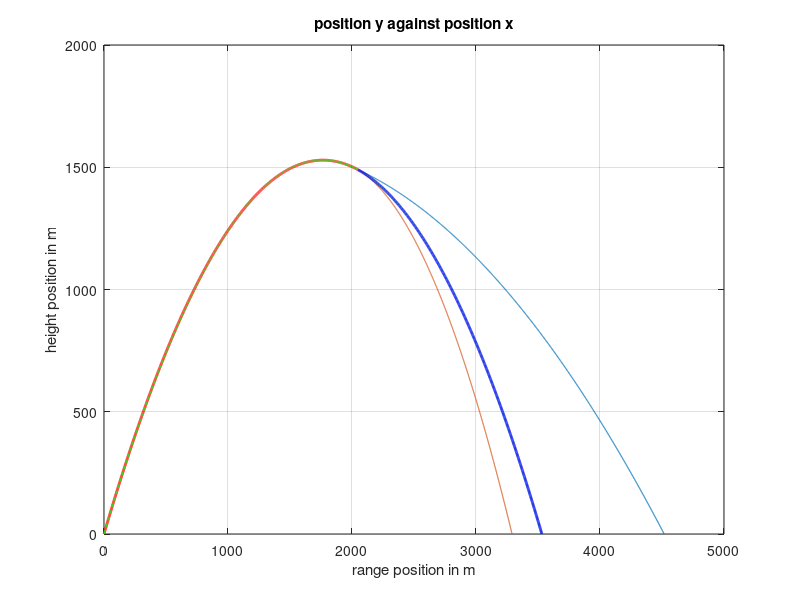

This figure's MATLAB source: (Note: this script raises an error after producing the figure.)
%% This program simulates and calculates the centre of mass of a bomb following a projectile motion
% In this program it is assumed that the bomb starts at on piece and then
% explodes into multiple fragments
clear ; clc; %clear previous program
%% Setting up paremters
M = 100; % the mass in kg
theta = pi/3; % the angle that the bomb starts at in deg
speed = 200; % the initial speed of the bomb in m/s
x_speed = speed*cos(theta) ; % x component of the speed
y_speed = speed*sin(theta) ; % y component of the speed
v = [x_speed, y_speed];
g = 9.81; % the acceleraton of gravity in m+/s^2
y_at_peak = y_speed^2/(2*g);
time_at_peak = y_speed/g;
x_at_peak = x_speed*time_at_peak;

%range of explosion is between quarter and three-quarters through
%doing this here because we need speed and position right before explosion
% explosion_time = time_at_peak + rand*time_at_peak*0.5;
explosion_time = time_at_peak*0.5 +rand*time_at_peak;
velocity_pre_explosion = [x_speed,0];
explosion_position = [0, 0];
%% the trajectory of the bomb
tau = 0.01; %timestep
Nsteps = ceil((2*time_at_peak)/tau); % number of steps
explosion_step = ceil(explosion_time/tau);
x_position = zeros(1, Nsteps+1);
y_position = zeros(1, Nsteps+1);
for i=2:Nsteps+1
% now we will update the velocity and the position since the acceleration
% is constant
    t = i*tau ; % current time
% from the kinematic equations
    x_position(i) = x_speed*t ; % x = xo +v(ox)t 
    y_position(i) = y_speed*t - 0.5*g*t^2 ; % y = yo + v(oy)t-gt^2/2
    if i == explosion_step
        velocity_pre_explosion(2) = y_speed - g*t;
        explosion_position = [x_position(i), y_position(i)];
    end
    if y_position(i) < 0 %to counter error due to rounding
        y_position(i) = 0;
        x_position(i) = x_speed*2*time_at_peak;
    end
end
%% plotting 
clf ; % clear and move forward
plot(x_position(1, 1:explosion_step),y_position(1, 1:explosion_step),'r-','LineWidth',2)
grid on
hold on
plot(x_position,y_position,'g--','Linewidth',1.2)
title('position y against position x')
xlabel('range position in m')
ylabel('height position in m')
grid on
hold on

%part 2
%randomise some aspects of explosion
explosion_impulse_time = 0.1;
n_fragments = 2;
fragment_masses = zeros(1, n_fragments);
remaining_mass = M;
for i=1:n_fragments-1
    %largest fragment is less than 60% of remainder, greater than 10%
    %this way we don't have (or 'ignore') minisicule pieces
    fragment_masses(i) = (0.1*remaining_mass) + (0.5*rand*remaining_mass);
    remaining_mass = remaining_mass - fragment_masses(i);
end
fragment_masses(n_fragments) = remaining_mass;

%if each fragment is a circle sector, with sides R = 0.25,
%the angle for each sector is given by
fragment_angles = 2*pi*fragment_masses/M;
%randomising a starting point, relative to the horizontal
explosion_force = 10000 + (rand*5000); %newtons
impulse = explosion_force*explosion_impulse_time;
x_speed_fragments = zeros(1, n_fragments);
y_speed_fragments = zeros(1, n_fragments);
starting_angle = 2*pi*rand; %randomised initially, cimulative
%getting initial velocities, conservation of momentum
for i=1:n_fragments
    
    %the centre of mass of each circle sector with angle gamma, is along
    %the radius starting from gamma/2 (due to symmetry).
    %so, the angle from from the horizontal to the direction each fragment
    %will fly off in is given by
    
    tilda = starting_angle + fragment_angles(i)/2;
    % mv(aft) - mv(bef) = ft
    
    x_speed_fragments(i) = ((impulse * cos(tilda))+ ...
        (fragment_masses(i)*velocity_pre_explosion(1)))/fragment_masses(i);   
    y_speed_fragments(i) = ((impulse * sin(tilda))+ ...
        (fragment_masses(i)*velocity_pre_explosion(2)))/fragment_masses(i);  
    
    starting_angle = starting_angle + fragment_angles(i);
end
%these get extended, in the following loop
fragment_x_positions = zeros(n_fragments, 1);
fragment_y_positions = zeros(n_fragments, 1);

all_midair = ones(1, n_fragments);
reached_ground = 0; %n of fragments that reached ground
midair = true;
frames_to_ground = zeros(1, n_fragments);
k = 0; %while loop counter
while (midair)
    t = tau*k;
    k = k+1;
    for i=1:n_fragments
        fragment_x_positions(i, k) = (x_speed_fragments(i)*t)+explosion_position(1);
        fragment_y_positions(i, k) = ((y_speed_fragments(i)*t)-(0.5*g*t^2))+explosion_position(2);
        if (fragment_y_positions(i, k) < 0) && all_midair(i) 
            all_midair(i) = 0;
            frames_to_ground(i) = k-1;
            reached_ground = reached_ground + 1;
            if (reached_ground == n_fragments)
                midair = false;
                %DO NOT ADD 'BREAK', still need x positions to be set
            end
        end
    end
end

%plotting the trajectory of the peices
for i=1:n_fragments
    plot(fragment_x_positions(i, 1:frames_to_ground(i)), ...
        fragment_y_positions(i, 1:frames_to_ground(i)),'LineWidth',0.8);
    grid on
    hold on
end


centre_of_mass = zeros(2, k);

for j=1:k
    for i=1:n_fragments
        centre_of_mass(1, j) = centre_of_mass(1, j) + (fragment_x_positions(i, j) * fragment_masses(i));
        centre_of_mass(2, j) = centre_of_mass(2, j) + (fragment_y_positions(i, j) * fragment_masses(i));
    end
    if centre_of_mass(2, j) < 0
        frames_to_ground(n_fragments+1) = j-1;
        break
    end
end
centre_of_mass = centre_of_mass/M;

plot(centre_of_mass(1, 1:frames_to_ground(n_fragments+1)), ...
    centre_of_mass(2, 1:frames_to_ground(n_fragments+1)),'b-', 'lineWidth', 2) % plotting the centre of mass trajectory
f_names = strings(1, 3 + n_fragments);
f_names(1) = 'bomb';
f_names(2) = 'expected trajectory';
for i=3:2+n_fragments
    f_names(i) = 'fragment ' + string(i-2);
end
f_names(n_fragments+3) = 'centre of mass';
% ylim([0, inf]);
legend(f_names) %remove this to view graph clearly